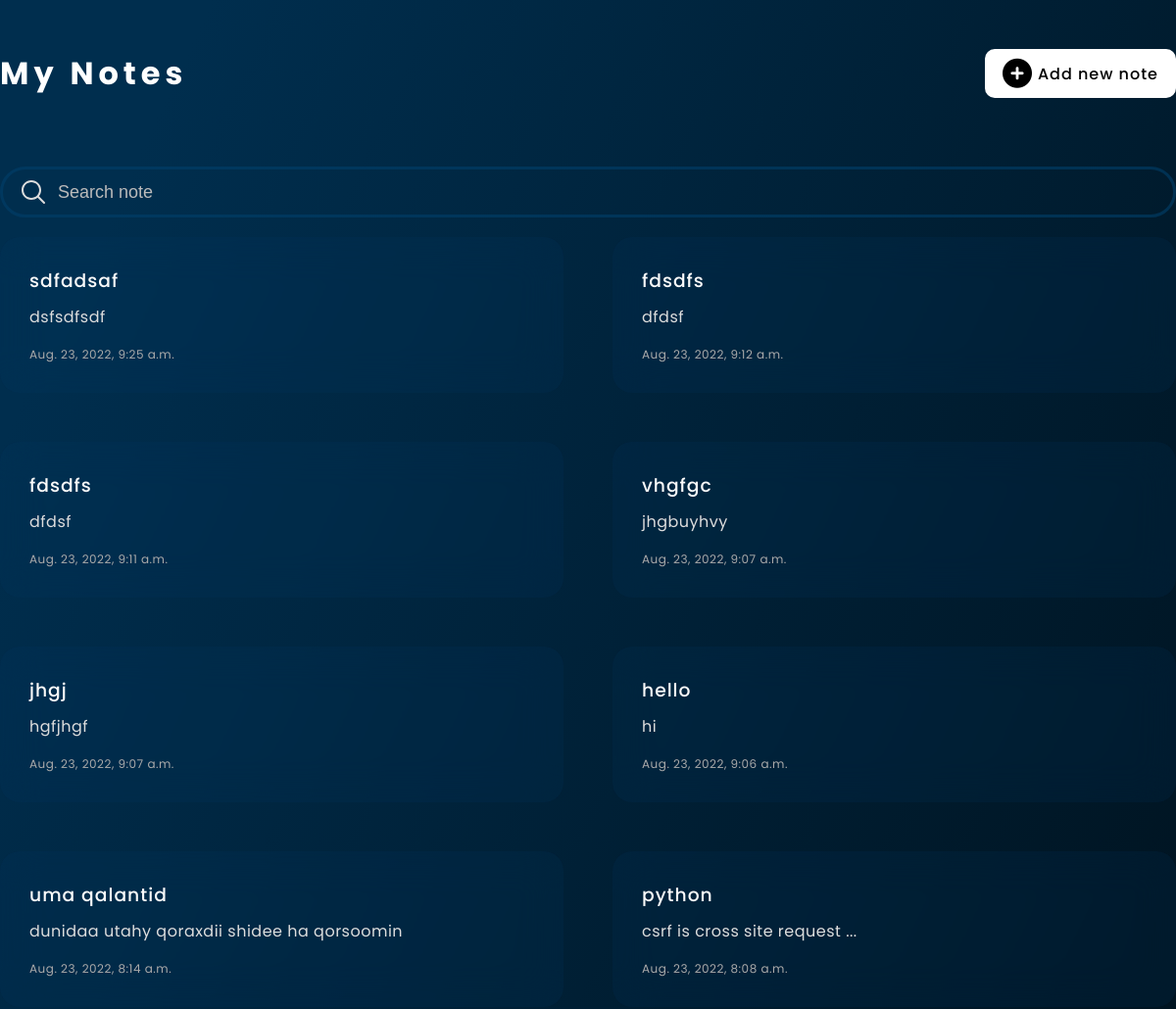
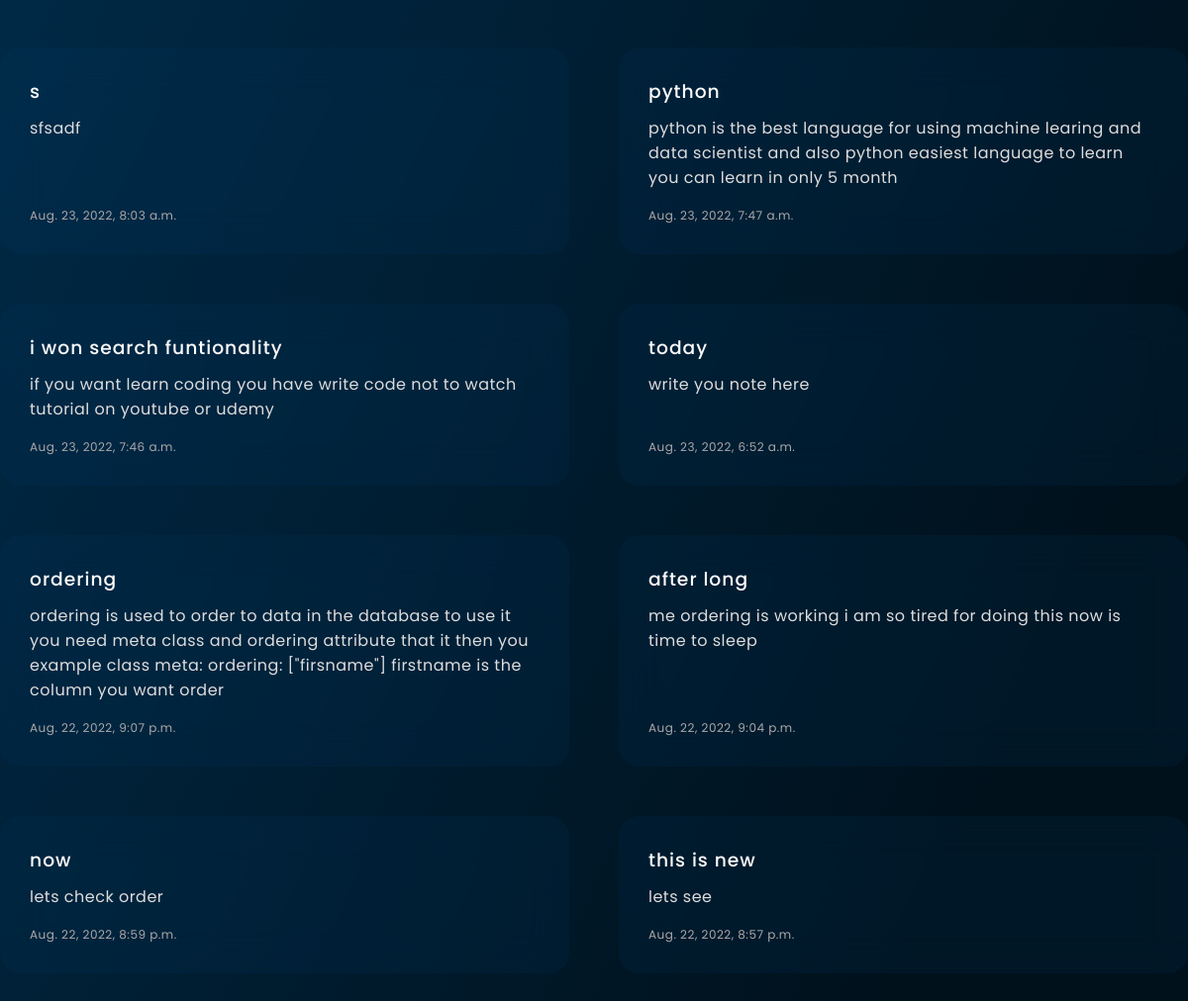
The page / on the database its author committed (2 pictures, top to bottom).
### notesapp/models.py (models this page shows)
class Note(models.Model):
    title = models.CharField(max_length = 200)
    content = models.CharField(max_length = 2000)
    date = models.DateTimeField(auto_now=True)
    class Meta:
        ordering = ['-date']

### notesapp/views.py (the view)
# urls.py: path('', views.home, name='home'),
def home(request):
    all_notes = Note.objects.all()
    form = NoteForm()
    context = {"all_notes":all_notes, "form":form}
    return render(request, 'notesapp/index.html', context)

### notesapp/forms.py
class NoteForm(forms.ModelForm):
    class Meta:
        model = Note
        fields = ["title", "content"]
        widgets={'content': Textarea(attrs={'cols': 80, 'rows': 20})}

### notesapp/templates/notesapp/index.html
{% extends 'notesapp/base.html' %} {% block content%}
<div class="container">
  {%for note in all_notes%}
  <div class="note">
    <h3 class="title">{{note.title}}</h3>
    <p class="content">{{note.content}}</p>
    <span class="date">{{note.date}}</span>
  </div>
  {% endfor %}
</div>
{% endblock %}

### notesapp/templates/notesapp/base.html (shortened to what this page needs)
{%load static %}
<!DOCTYPE html>
<html lang="en">
  <head>
    <link rel="stylesheet" href="{% static 'notesapp/style.css' %}" />
  </head>
  <body>
    <div class="main-container">
      <div class="header">
        <div class="nav">
          <div class="logo">My Notes</div>
          <div class="add_btn">
            <i class="fa-solid fa-circle-plus icon-size"></i> Add new note
          </div>
        </div>
      </div>
      <div class="main">
        <div class="search">
          <input type="text" placeholder="Search note" class="search-input" />
        </div>
        {%block content%} {% endblock %}
      </div>
    </div>
  </body>
</html>

### notesapp/static/notesapp/style.css (style rules this page uses)
* { padding: 0; margin: 0; box-sizing: border-box; }
body { font-family: "poppins", sans-serif; color: #fff; }
.main-container { background: linear-gradient(295.29deg, #00111c 14.81%, #002e4e 90.11%); width: 100%; min-height: 100vh; position: relative; }
.header, .main { width: 100%; }
.nav { display: flex; align-items: center; justify-content: space-between; max-width: 1400px; margin: 0 auto; padding-top: 50px; }
.logo { font-size: 32px; font-weight: bold; letter-spacing: 5px; }
.add_btn { background-color: #fff; color: #000; padding: 10px 18px; font-size: 16px; border-radius: 10px; display: flex; align-items: center; gap: 5px; font-weight: 500; letter-spacing: 1px; cursor: pointer; transition: 0.4s; }
.icon-size { font-size: 30px; }
.container { max-width: 1400px; padding: 0 0 70px 0; margin: 0 auto; display: grid; grid-template-columns: repeat(2, 1fr); gap: 50px; }
.search { border: 3px solid rgba(0, 64, 108, 0.6); border-radius: 37.5px; display: flex; align-items: center; gap: 10px; color: #ddd; padding: 8px 16px; max-width: 1400px; margin: 0 auto; margin-top: 70px; margin-bottom: 20px; }
.search-input { background: transparent; border: none; outline: none; flex-grow: 1; color: #ddd; font-size: 18px; }
.search-input::placeholder { color: #bbb; }
.note { background: rgba(0, 64, 108, 0.15); backdrop-filter: blur(20px); border-radius: 20px; padding: 30px 30px 50px 30px; position: relative; }
.title { font-weight: 500; margin-bottom: 10px; color: #fafafa; }
.content { margin-bottom: 15px; color: #ddd; }
.date { font-size: 12px; color: #aaa; position: absolute; left: 30px; bottom: 30px; }
.title { letter-spacing: 1px; }
.content, .date { letter-spacing: 0.5px; }

### rows shown on the page
Note: title "sdfadsaf", content "dsfsdfsdf", date "Aug. 23, 2022, 9:25 a.m."
Note: title "fdsdfs", content "dfdsf", date "Aug. 23, 2022, 9:12 a.m."
Note: title "fdsdfs", content "dfdsf", date "Aug. 23, 2022, 9:11 a.m."
Note: title "vhgfgc", content "jhgbuyhvy", date "Aug. 23, 2022, 9:07 a.m."
Note: title "jhgj", content "hgfjhgf", date "Aug. 23, 2022, 9:07 a.m."
Note: title "hello", content "hi", date "Aug. 23, 2022, 9:06 a.m."
Note: title "uma qalantid", content "dunidaa utahy qoraxdii shidee ha qorsoomin", date "Aug. 23, 2022, 8:14 a.m."
Note: title "python", content "csrf is cross site request ...", date "Aug. 23, 2022, 8:08 a.m."
Note: title "s", content "sfsadf", date "Aug. 23, 2022, 8:03 a.m."
Note: title "python", content "python is the best language for using machine learing and data scientist and also python easiest language to learn you can learn in only 5 month", date "Aug. 23, 2022, 7:47 a.m."
Note: title "i won search funtionality", content "if you want learn coding you have write code not to watch tutorial on youtube or udemy", date "Aug. 23, 2022, 7:46 a.m."
Note: title "today", content "write you note here", date "Aug. 23, 2022, 6:52 a.m."
Note: title "ordering", content "ordering is used to order to data in the database to use it you need meta class and ordering attribute that it then you example class meta: ordering: [\"firsname\"] firstname is the column you want order", date "Aug. 22, 2022, 9:07 p.m."
Note: title "after long", content "me ordering is working i am so tired for doing this now is time to sleep", date "Aug. 22, 2022, 9:04 p.m."
Note: title "now", content "lets check order", date "Aug. 22, 2022, 8:59 p.m."
Note: title "this is new", content "lets see", date "Aug. 22, 2022, 8:57 p.m."
